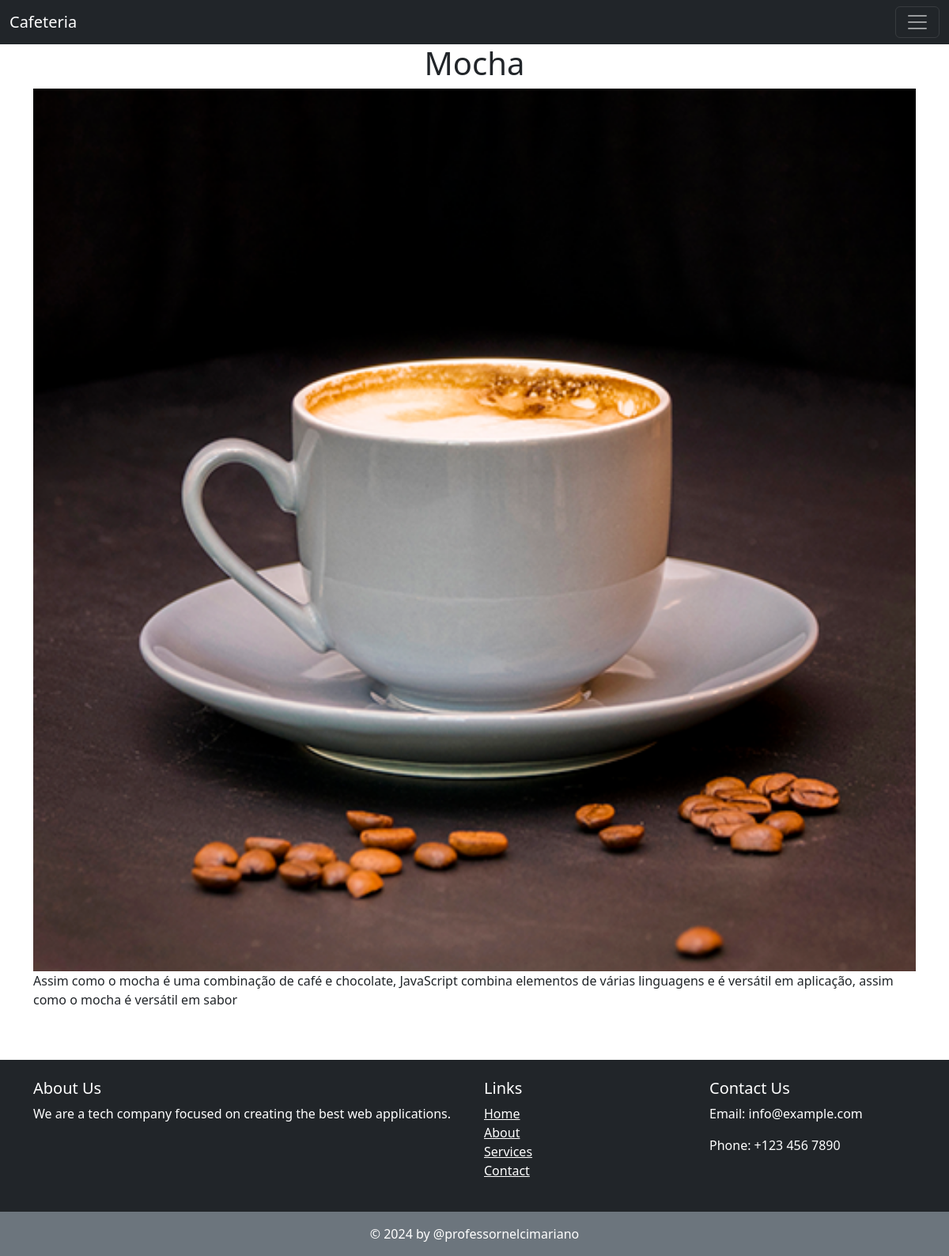
Page /single_produto.php?id=4 on the committed database.
### tables this page shows
CREATE TABLE `produtos` (
  `id` int(11) NOT NULL,
  `nome` varchar(255) NOT NULL,
  `imagem` varchar(255) NOT NULL,
  `descricao` text NOT NULL
);

### single_produto.php (the view, shortened to what this page needs)
<!DOCTYPE html>
<html lang="en">
<head>
    <link href="https://cdn.jsdelivr.net/npm/bootstrap@5.3.3/dist/css/bootstrap.min.css" rel="stylesheet"
>
</head>
<body>
    <?php
    include 'conn/conect.php';
    include '_inc/menu.php';
    $id = filter_input(INPUT_GET, 'id', FILTER_DEFAULT);
    $sql = "SELECT * FROM produtos WHERE id = :id";
    $stmt = $conn->prepare($sql);
    $stmt->bindParam(':id', $id, PDO::PARAM_INT);
    $stmt->execute();
    $produto = $stmt->fetch(PDO::FETCH_ASSOC);
    if ($produto) {
    ?>
        <div class="container">
            <div class="row">
                    <h1 class="text-center"> <?= $produto['nome'] ?> </h1>
                    <img class="img-fluid" src="img/<?= $produto['imagem'] ?>">
                    <p> <?= $produto['descricao'] ?> </p>
            </div>
        </div>
    <?php
    } else {
        echo "Produto não encontrado.";
    }
    include '_inc/footer.php';

### rows in the picture
produtos: nome "Mocha", imagem (picture), descricao "Assim como o mocha é uma combinação de café e chocolate, JavaScript combina elementos de várias linguagens e é versátil em aplicação, assim como o mocha é versátil em sabor"
